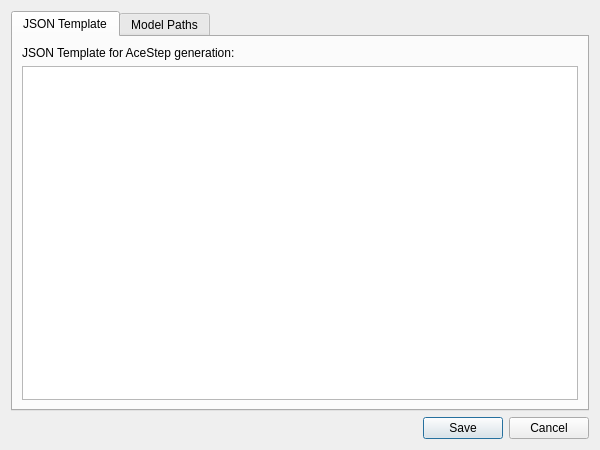
<?xml version="1.0" encoding="UTF-8"?>
<ui version="4.0">
    <class>AdvancedSettingsDialog</class>
    <widget class="QDialog" name="AdvancedSettingsDialog">
        <property name="geometry">
            <rect>
                <x>0</x>
                <y>0</y>
                <width>600</width>
                <height>450</height>
            </rect>
        </property>
        <property name="windowTitle">
            <string>Advanced Settings</string>
        </property>
        <layout class="QVBoxLayout" name="verticalLayout">
            <item>
                <widget class="QTabWidget" name="tabWidget">
                    <property name="currentIndex">
                        <number>0</number>
                    </property>
                    <widget class="QWidget" name="jsonTab">
                        <attribute name="title">
                            <string>JSON Template</string>
                        </attribute>
                        <layout class="QVBoxLayout" name="jsonLayout">
                            <item>
                                <widget class="QLabel" name="jsonLabel">
                                    <property name="text">
                                        <string>JSON Template for AceStep generation:</string>
                                    </property>
                                    <property name="wordWrap">
                                        <bool>true</bool>
                                    </property>
                                </widget>
                            </item>
                            <item>
                                <widget class="QTextEdit" name="jsonTemplateEdit"/>
                            </item>
                        </layout>
                    </widget>
                    <widget class="QWidget" name="pathsTab">
                        <attribute name="title">
                            <string>Model Paths</string>
                        </attribute>
                        <layout class="QFormLayout" name="pathsLayout">
                            <property name="fieldGrowthPolicy">
                                <enum>QFormLayout::FieldGrowthPolicy::AllNonFixedFieldsGrow</enum>
                            </property>
                            <item row="0" column="0">
                                <widget class="QLabel" name="aceStepLabel">
                                    <property name="text">
                                        <string>AceStep Path:</string>
                                    </property>
                                </widget>
                            </item>
                            <item row="0" column="1">
                                <layout class="QHBoxLayout" name="aceStepLayout">
                                    <item>
                                        <widget class="QLineEdit" name="aceStepPathEdit"/>
                                    </item>
                                    <item>
                                        <widget class="QPushButton" name="aceStepBrowseButton">
                                            <property name="text">
                                                <string>Browse...</string>
                                            </property>
                                        </widget>
                                    </item>
                                </layout>
                            </item>
                            <item row="1" column="0">
                                <widget class="QLabel" name="qwen3Label">
                                    <property name="text">
                                        <string>Qwen3 Model:</string>
                                    </property>
                                </widget>
                            </item>
                            <item row="1" column="1">
                                <layout class="QHBoxLayout" name="qwen3Layout">
                                    <item>
                                        <widget class="QLineEdit" name="qwen3ModelEdit"/>
                                    </item>
                                    <item>
                                        <widget class="QPushButton" name="qwen3BrowseButton">
                                            <property name="text">
                                                <string>Browse...</string>
                                            </property>
                                        </widget>
                                    </item>
                                </layout>
                            </item>
                            <item row="2" column="0">
                                <widget class="QLabel" name="textEncoderLabel">
                                    <property name="text">
                                        <string>Text Encoder Model:</string>
                                    </property>
                                </widget>
                            </item>
                            <item row="2" column="1">
                                <layout class="QHBoxLayout" name="textEncoderLayout">
                                    <item>
                                        <widget class="QLineEdit" name="textEncoderEdit"/>
                                    </item>
                                    <item>
                                        <widget class="QPushButton" name="textEncoderBrowseButton">
                                            <property name="text">
                                                <string>Browse...</string>
                                            </property>
                                        </widget>
                                    </item>
                                </layout>
                            </item>
                            <item row="3" column="0">
                                <widget class="QLabel" name="ditLabel">
                                    <property name="text">
                                        <string>DiT Model:</string>
                                    </property>
                                </widget>
                            </item>
                            <item row="3" column="1">
                                <layout class="QHBoxLayout" name="ditLayout">
                                    <item>
                                        <widget class="QLineEdit" name="ditModelEdit"/>
                                    </item>
                                    <item>
                                        <widget class="QPushButton" name="ditBrowseButton">
                                            <property name="text">
                                                <string>Browse...</string>
                                            </property>
                                        </widget>
                                    </item>
                                </layout>
                            </item>
                            <item row="4" column="0">
                                <widget class="QLabel" name="vaeLabel">
                                    <property name="text">
                                        <string>VAE Model:</string>
                                    </property>
                                </widget>
                            </item>
                            <item row="4" column="1">
                                <layout class="QHBoxLayout" name="vaeLayout">
                                    <item>
                                        <widget class="QLineEdit" name="vaeModelEdit"/>
                                    </item>
                                    <item>
                                        <widget class="QPushButton" name="vaeBrowseButton">
                                            <property name="text">
                                                <string>Browse...</string>
                                            </property>
                                        </widget>
                                    </item>
                                </layout>
                            </item>
                            <item row="5" column="0">
                                <widget class="QLabel" name="workDirLabel">
                                    <property name="text">
                                        <string>Generations directory:</string>
                                    </property>
                                </widget>
                            </item>
                            <item row="5" column="1">
                                <layout class="QHBoxLayout" name="workDirLayout">
                                    <item>
                                        <widget class="QLineEdit" name="workingDirectoryLineEdit">
                                            <property name="placeholderText">
                                                <string>Leave blank to use Temp</string>
                                            </property>
                                        </widget>
                                    </item>
                                    <item>
                                        <widget class="QPushButton" name="browseWorkDirButton">
                                            <property name="text">
                                                <string>Browse...</string>
                                            </property>
                                        </widget>
                                    </item>
                                </layout>
                            </item>
                        </layout>
                    </widget>
                </widget>
            </item>
            <item>
                <widget class="QDialogButtonBox" name="buttonBox">
                    <property name="standardButtons">
                        <set>QDialogButtonBox::StandardButton::Cancel|QDialogButtonBox::StandardButton::Save</set>
                    </property>
                </widget>
            </item>
        </layout>
    </widget>
    <resources/>
    <connections>
        <connection>
            <sender>buttonBox</sender>
            <signal>accepted()</signal>
            <receiver>AdvancedSettingsDialog</receiver>
            <slot>accept()</slot>
            <hints>
                <hint type="sourcelabel">
                    <x>248</x>
                    <y>254</y>
                </hint>
                <hint type="destinationlabel">
                    <x>157</x>
                    <y>254</y>
                </hint>
            </hints>
        </connection>
        <connection>
            <sender>buttonBox</sender>
            <signal>rejected()</signal>
            <receiver>AdvancedSettingsDialog</receiver>
            <slot>reject()</slot>
            <hints>
                <hint type="sourcelabel">
                    <x>316</x>
                    <y>260</y>
                </hint>
                <hint type="destinationlabel">
                    <x>286</x>
                    <y>260</y>
                </hint>
            </hints>
        </connection>
    </connections>
</ui>
